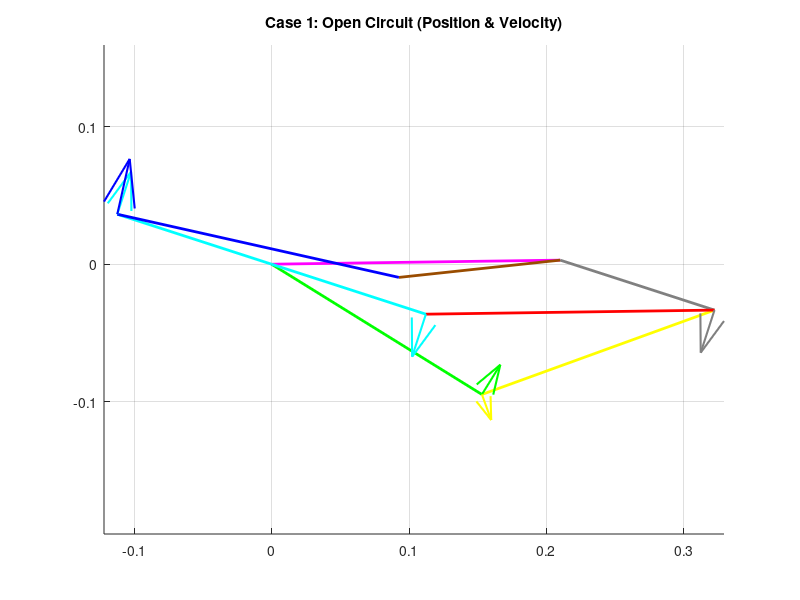
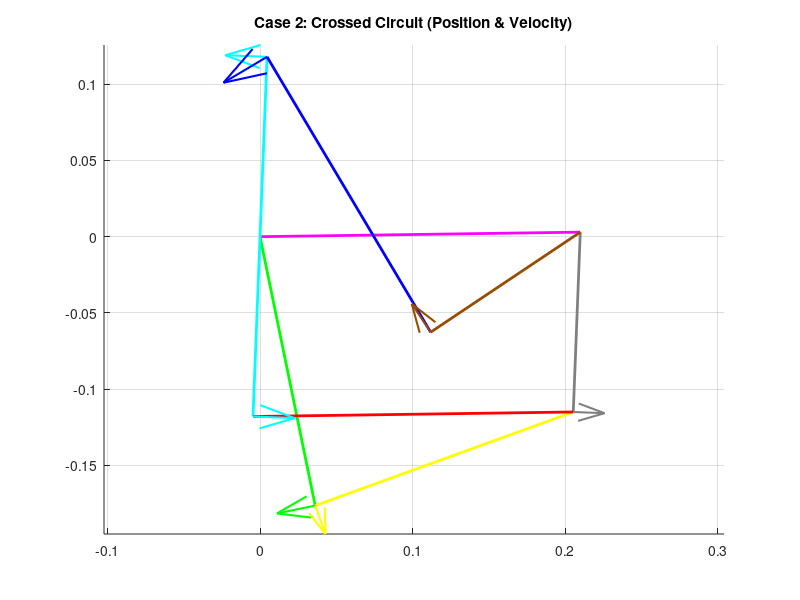

Here is the MATLAB script that generated these plots, in order:
clear all
close all
clc

% ==========================================
% SECTION 1: PARAMETERS & INPUT
% ==========================================
L1 = 0.210; % Ground (Pink)
L2_Loop1 = 0.180; % Green
L3_Loop1 = 0.180; % Yellow
L4_Shared = 0.118; % Grey

L2_Loop2 = 0.118; % Cyan
L3_Loop2 = 0.210; % Red

L2_Loop3 = 0.118; % Cyan (Extended)
L3_Loop3 = 0.210; % Blue
L4_Loop3 = 0.118; % Brown

d = L1;
offset_deg = 0.81;
offset = deg2rad(offset_deg);

q3d_global = 19.94; 
q3 = deg2rad(q3d_global) - offset;

w_Yellow = -2.2; % Input Angular Velocity

% ==========================================
% SECTION 2: POSITION ANALYSIS
% ==========================================

% --- LOOP 1 ---
a = L2_Loop1; b = L3_Loop1; c = L4_Shared;
K1=d/b; K2=d/c; K3=(b^2-a^2+c^2+d^2)/(2*b*c); K4=d/a; K5=(c^2-d^2-b^2-a^2)/(2*b*a);
A=cos(q3)-K1-K2*cos(q3)+K3; B=-2*sin(q3); C=K1-(K2+1)*cos(q3)+K3;
D=cos(q3)-K1+K4*cos(q3)+K5; E=-2*sin(q3); F=K1+(K4-1)*cos(q3)+K5;

q4_L1_open = 2*atan((-B - sqrt(B^2 - 4*A*C))/(2*A));
q2_L1_open = 2*atan((-E - sqrt(E^2 - 4*D*F))/(2*D));
q4_L1_cross = 2*atan((-B + sqrt(B^2 - 4*A*C))/(2*A));
q2_L1_cross = 2*atan((-E + sqrt(E^2 - 4*D*F))/(2*D));

% --- LOOP 2 ---
a = L2_Loop2; b = L3_Loop2; c = L4_Shared;
K1_L2=d/c; K2_L2=d/a; K3_L2=(c^2-b^2+a^2+d^2)/(2*c*a); K4_L2=d/b; K5_L2=(a^2-d^2-c^2-b^2)/(2*c*b);

% Case 1 (Open)
q_in_1 = q4_L1_open;
A2_1=cos(q_in_1)-K1_L2-K2_L2*cos(q_in_1)+K3_L2; B2_1=-2*sin(q_in_1); C2_1=K1_L2-(K2_L2+1)*cos(q_in_1)+K3_L2;
D2_1=cos(q_in_1)-K1_L2+K4_L2*cos(q_in_1)+K5_L2; E2_1=-2*sin(q_in_1); F2_1=K1_L2+(K4_L2-1)*cos(q_in_1)+K5_L2;
q2_Cyan_1 = 2*atan((-B2_1 + sqrt(B2_1^2 - 4*A2_1*C2_1))/(2*A2_1)); 
q3_Red_1 = 2*atan((-E2_1 + sqrt(E2_1^2 - 4*D2_1*F2_1))/(2*D2_1));

% Case 2 (Crossed)
q_in_2 = q4_L1_cross;
A2_2=cos(q_in_2)-K1_L2-K2_L2*cos(q_in_2)+K3_L2; B2_2=-2*sin(q_in_2); C2_2=K1_L2-(K2_L2+1)*cos(q_in_2)+K3_L2;
D2_2=cos(q_in_2)-K1_L2+K4_L2*cos(q_in_2)+K5_L2; E2_2=-2*sin(q_in_2); F2_2=K1_L2+(K4_L2-1)*cos(q_in_2)+K5_L2;
q2_Cyan_2 = 2*atan((-B2_2 + sqrt(B2_2^2 - 4*A2_2*C2_2))/(2*A2_2)); 
q3_Red_2 = 2*atan((-E2_2 + sqrt(E2_2^2 - 4*D2_2*F2_2))/(2*D2_2));

% --- LOOP 3 ---
a = L2_Loop3; b = L3_Loop3; c = L4_Loop3;
K1_L3=d/a; K2_L3=d/c; K3_L3=(a^2-b^2+c^2+d^2)/(2*a*c); K4_L3=d/b; K5_L3=(c^2-d^2-a^2-b^2)/(2*a*b);

% Case 1 (Open)
q_in_3_1 = q2_Cyan_1 + pi;
A3_1=cos(q_in_3_1)-K1_L3-K2_L3*cos(q_in_3_1)+K3_L3; B3_1=-2*sin(q_in_3_1); C3_1=K1_L3-(K2_L3+1)*cos(q_in_3_1)+K3_L3;
D3_1=cos(q_in_3_1)-K1_L3+K4_L3*cos(q_in_3_1)+K5_L3; E3_1=-2*sin(q_in_3_1); F3_1=K1_L3+(K4_L3-1)*cos(q_in_3_1)+K5_L3;
q4_Brown_1 = 2*atan((-B3_1 + sqrt(B3_1^2 - 4*A3_1*C3_1))/(2*A3_1));
q3_Blue_1 = 2*atan((-E3_1 + sqrt(E3_1^2 - 4*D3_1*F3_1))/(2*D3_1));

% Case 2 (Crossed)
q_in_3_2 = q2_Cyan_2 + pi;
A3_2=cos(q_in_3_2)-K1_L3-K2_L3*cos(q_in_3_2)+K3_L3; B3_2=-2*sin(q_in_3_2); C3_2=K1_L3-(K2_L3+1)*cos(q_in_3_2)+K3_L3;
D3_2=cos(q_in_3_2)-K1_L3+K4_L3*cos(q_in_3_2)+K5_L3; E3_2=-2*sin(q_in_3_2); F3_2=K1_L3+(K4_L3-1)*cos(q_in_3_2)+K5_L3;
q4_Brown_2 = 2*atan((-B3_2 + sqrt(B3_2^2 - 4*A3_2*C3_2))/(2*A3_2));
q3_Blue_2 = 2*atan((-E3_2 + sqrt(E3_2^2 - 4*D3_2*F3_2))/(2*D3_2));

% --- DISPLAY ANGLES ---
disp('======================================');
disp('       POSITION RESULTS (Degrees)');
disp('======================================');
disp('--- CASE 1 (OPEN) ---');
disp(['  Green:  ', num2str(rad2deg(q2_L1_open)+offset_deg)]);
disp(['  Yellow: ', num2str(q3d_global)]);
disp(['  Grey:   ', num2str(rad2deg(q4_L1_open)+offset_deg)]);
disp(['  Cyan:   ', num2str(rad2deg(q2_Cyan_1)+offset_deg)]);
disp(['  Red:    ', num2str(rad2deg(q3_Red_1)+offset_deg)]);
disp(['  Blue:   ', num2str(rad2deg(q3_Blue_1)+offset_deg)]);
disp(['  Brown:  ', num2str(rad2deg(q4_Brown_1)+offset_deg)]);
disp(' ');
disp('--- CASE 2 (CROSSED) ---');
disp(['  Green:  ', num2str(rad2deg(q2_L1_cross)+offset_deg)]);
disp(['  Yellow: ', num2str(q3d_global)]);
disp(['  Grey:   ', num2str(rad2deg(q4_L1_cross)+offset_deg)]);
disp(['  Cyan:   ', num2str(rad2deg(q2_Cyan_2)+offset_deg)]);
disp(['  Red:    ', num2str(rad2deg(q3_Red_2)+offset_deg)]);
disp(['  Blue:   ', num2str(rad2deg(q3_Blue_2)+offset_deg)]);
disp(['  Brown:  ', num2str(rad2deg(q4_Brown_2)+offset_deg)]);
disp(' ');

% ==========================================
% SECTION 3: VELOCITY ANALYSIS
% ==========================================
% w_Yellow = -2.2

% --- Loop 1 ---
a=L2_Loop1; b=L3_Loop1; c=L4_Shared;
% Case 1
w_Grey_1 = (b * w_Yellow * sin(q3 - q2_L1_open)) / (c * sin(q4_L1_open - q2_L1_open));
w_Green_1 = (b * w_Yellow * sin(q4_L1_open - q3)) / (a * sin(q4_L1_open - q2_L1_open));
% Case 2
w_Grey_2 = (b * w_Yellow * sin(q3 - q2_L1_cross)) / (c * sin(q4_L1_cross - q2_L1_cross));
w_Green_2 = (b * w_Yellow * sin(q4_L1_cross - q3)) / (a * sin(q4_L1_cross - q2_L1_cross));

% --- Loop 2 ---
a=L2_Loop2; b=L3_Loop2; c=L4_Shared;
% Case 1
w_Cyan_1 = (c * w_Grey_1 * sin(q4_L1_open - q3_Red_1)) / (a * sin(q2_Cyan_1 - q3_Red_1));
w_Red_1 = (c * w_Grey_1 * sin(q4_L1_open - q2_Cyan_1)) / (b * sin(q3_Red_1 - q2_Cyan_1));
% Case 2
w_Cyan_2 = (c * w_Grey_2 * sin(q4_L1_cross - q3_Red_2)) / (a * sin(q2_Cyan_2 - q3_Red_2));
w_Red_2 = (c * w_Grey_2 * sin(q4_L1_cross - q2_Cyan_2)) / (b * sin(q3_Red_2 - q2_Cyan_2));

% --- Loop 3 ---
a=L2_Loop3; b=L3_Loop3; c=L4_Loop3;
% Case 1
w_Brown_1 = (a * w_Cyan_1 * sin(q_in_3_1 - q3_Blue_1)) / (c * sin(q4_Brown_1 - q3_Blue_1));
w_Blue_1 = (a * w_Cyan_1 * sin(q4_Brown_1 - q_in_3_1)) / (b * sin(q4_Brown_1 - q3_Blue_1));
% Case 2
w_Brown_2 = (a * w_Cyan_2 * sin(q_in_3_2 - q3_Blue_2)) / (c * sin(q4_Brown_2 - q3_Blue_2));
w_Blue_2 = (a * w_Cyan_2 * sin(q4_Brown_2 - q_in_3_2)) / (b * sin(q4_Brown_2 - q3_Blue_2));

% --- DISPLAY VELOCITIES ---
disp('======================================');
disp('       VELOCITY RESULTS (rad/s)');
disp('======================================');
disp('--- CASE 1 (OPEN) ---');
disp(['  w_Green: ', num2str(w_Green_1)]);
disp(['  w_Yellow (Input): ', num2str(w_Yellow)]);
disp(['  w_Grey:  ', num2str(w_Grey_1)]);
disp(['  w_Cyan:  ', num2str(w_Cyan_1)]);
disp(['  w_Red:   ', num2str(w_Red_1)]);
disp(['  w_Blue:  ', num2str(w_Blue_1)]);
disp(['  w_Brown: ', num2str(w_Brown_1)]);
disp(' ');
disp('--- CASE 2 (CROSSED) ---');
disp(['  w_Green: ', num2str(w_Green_2)]);
disp(['  w_Yellow (Input): ', num2str(w_Yellow)]);
disp(['  w_Grey:  ', num2str(w_Grey_2)]);
disp(['  w_Cyan:  ', num2str(w_Cyan_2)]);
disp(['  w_Red:   ', num2str(w_Red_2)]);
disp(['  w_Blue:  ', num2str(w_Blue_2)]);
disp(['  w_Brown: ', num2str(w_Brown_2)]);

% ==========================================
% SECTION 4: VECTORS & PLOTTING
% ==========================================
RO4O2 = L1*exp(1i*offset);
RO4O2x = real(RO4O2); RO4O2y = imag(RO4O2);

% --- CASE 1 (OPEN) ---
figure(1)
hold on; title('Case 1: Open Circuit (Position & Velocity)');

% 1. Create Position Vectors
R_Green = L2_Loop1*exp(1i*(q2_L1_open+offset));
R_Yellow = L3_Loop1*exp(1i*(q3+offset));
R_Grey = L4_Shared*exp(1i*(q4_L1_open+offset));
R_Cyan = L2_Loop2*exp(1i*(q2_Cyan_1+offset)); % at O2
R_Red = L3_Loop2*exp(1i*(q3_Red_1+offset));
R_Cyan_Up = L2_Loop3*exp(1i*(q_in_3_1+offset)); % at O2
R_Blue = L3_Loop3*exp(1i*(q3_Blue_1+offset));
R_Brown = L4_Loop3*exp(1i*(q4_Brown_1+offset));

% 2. Plot Mechanism (Position)
plot([0 RO4O2x], [0 RO4O2y], 'm-', 'LineWidth', 2); % Ground
plot([0 real(R_Green)], [0 imag(R_Green)], 'g-', 'LineWidth', 2); % Green
plot([real(R_Green) real(R_Grey)+RO4O2x], [imag(R_Green) imag(R_Grey)+RO4O2y], 'y-', 'LineWidth', 2); % Yellow
plot([RO4O2x real(R_Grey)+RO4O2x], [RO4O2y imag(R_Grey)+RO4O2y], 'Color', [0.5 0.5 0.5], 'LineWidth', 2); % Grey
plot([0 real(R_Cyan)], [0 imag(R_Cyan)], 'c-', 'LineWidth', 2); % Cyan
plot([real(R_Cyan) real(R_Grey)+RO4O2x], [imag(R_Cyan) imag(R_Grey)+RO4O2y], 'r-', 'LineWidth', 2); % Red
plot([0 real(R_Cyan_Up)], [0 imag(R_Cyan_Up)], 'c-', 'LineWidth', 2); % Cyan Up
plot([real(R_Cyan_Up) real(R_Brown)+RO4O2x], [imag(R_Cyan_Up) imag(R_Brown)+RO4O2y], 'b-', 'LineWidth', 2); % Blue
plot([RO4O2x real(R_Brown)+RO4O2x], [RO4O2y imag(R_Brown)+RO4O2y], 'Color', [0.6 0.3 0], 'LineWidth', 2); % Brown

% 3. Calculate Velocities (V = 1i * R * w)
V_Green = 1i * R_Green * w_Green_1;
V_Yellow_Rel = 1i * R_Yellow * w_Yellow;
V_Grey = 1i * R_Grey * w_Grey_1;
V_Cyan = 1i * R_Cyan * w_Cyan_1;
V_Cyan_Up = 1i * R_Cyan_Up * w_Cyan_1;
V_Brown = 1i * R_Brown * w_Brown_1;
V_Red_Rel = 1i * R_Red * w_Red_1; 
V_Blue_Rel = 1i * R_Blue * w_Blue_1; 

% 4. Plot Velocities
quiver(real(R_Green), imag(R_Green), real(V_Green)/40, imag(V_Green)/40, 0, 'Color', 'g', 'LineWidth', 1.5, 'MaxHeadSize', 0.5);
quiver(real(R_Green), imag(R_Green), real(V_Yellow_Rel)/20, imag(V_Yellow_Rel)/20, 0, 'Color', 'y', 'LineWidth', 1.5, 'MaxHeadSize', 0.5);
quiver(real(R_Grey)+RO4O2x, imag(R_Grey)+RO4O2y, real(V_Grey)/40, imag(V_Grey)/40, 0,'Color', [0.5 0.5 0.5], 'LineWidth', 1.5, 'MaxHeadSize', 0.5);
quiver(real(R_Cyan), imag(R_Cyan), real(V_Cyan)/40, imag(V_Cyan)/40, 0, 'c', 'LineWidth', 1.5, 'MaxHeadSize', 0.5);
quiver(real(R_Cyan_Up), imag(R_Cyan_Up), real(V_Cyan_Up)/40, imag(V_Cyan_Up)/40, 0, 'c', 'LineWidth', 1.5, 'MaxHeadSize', 0.5);
quiver(real(R_Cyan), imag(R_Cyan), real(V_Red_Rel)/40, imag(V_Red_Rel)/40, 0, 'r', 'LineWidth', 1.5, 'MaxHeadSize', 0.5);
quiver(real(R_Cyan_Up), imag(R_Cyan_Up), real(V_Blue_Rel)/40, imag(V_Blue_Rel)/40, 0, 'b', 'LineWidth', 1.5, 'MaxHeadSize', 0.5);

axis equal; grid on;

% --- CASE 2 (CROSSED) ---
figure(2)
hold on; title('Case 2: Crossed Circuit (Position & Velocity)');

% 1. Create Vectors
R_Green_2 = L2_Loop1*exp(1i*(q2_L1_cross+offset));
R_Yellow_2 = L3_Loop1*exp(1i*(q3+offset));
R_Grey_2 = L4_Shared*exp(1i*(q4_L1_cross+offset));
R_Cyan_2 = L2_Loop2*exp(1i*(q2_Cyan_2+offset)); % At O2
R_Red_2 = L3_Loop2*exp(1i*(q3_Red_2+offset));
R_Cyan_Up_2 = L2_Loop3*exp(1i*(q_in_3_2+offset)); % At O2
R_Blue_2 = L3_Loop3*exp(1i*(q3_Blue_2+offset));
R_Brown_2 = L4_Loop3*exp(1i*(q4_Brown_2+offset));

% 2. Plot Position
plot([0 RO4O2x], [0 RO4O2y], 'm-', 'LineWidth', 2);
plot([0 real(R_Green_2)], [0 imag(R_Green_2)], 'g-', 'LineWidth', 2);
plot([real(R_Green_2) real(R_Grey_2)+RO4O2x], [imag(R_Green_2) imag(R_Grey_2)+RO4O2y], 'y-', 'LineWidth', 2);
plot([RO4O2x real(R_Grey_2)+RO4O2x], [RO4O2y imag(R_Grey_2)+RO4O2y], 'Color', [0.5 0.5 0.5], 'LineWidth', 2);
plot([0 real(R_Cyan_2)], [0 imag(R_Cyan_2)], 'c-', 'LineWidth', 2);
plot([real(R_Cyan_2) real(R_Grey_2)+RO4O2x], [imag(R_Cyan_2) imag(R_Grey_2)+RO4O2y], 'r-', 'LineWidth', 2);
plot([0 real(R_Cyan_Up_2)], [0 imag(R_Cyan_Up_2)], 'c-', 'LineWidth', 2);
plot([real(R_Cyan_Up_2) real(R_Brown_2)+RO4O2x], [imag(R_Cyan_Up_2) imag(R_Brown_2)+RO4O2y], 'b-', 'LineWidth', 2);
plot([RO4O2x real(R_Brown_2)+RO4O2x], [RO4O2y imag(R_Brown_2)+RO4O2y], 'Color', [0.6 0.3 0], 'LineWidth', 2);

% 3. Calculate Velocities
V_Green_2 = 1i * R_Green_2 * w_Green_2;
V_Yellow_Rel_2 = 1i * R_Yellow_2 * w_Yellow;
V_Grey_2 = 1i * R_Grey_2 * w_Grey_2;
V_Cyan_2 = 1i * R_Cyan_2 * w_Cyan_2;
V_Cyan_Up_2 = 1i * R_Cyan_Up_2 * w_Cyan_2;
V_Brown_2 = 1i * R_Brown_2 * w_Brown_2;
V_Red_Rel_2 = 1i * R_Red_2 * w_Red_2;
V_Blue_Rel_2 = 1i * R_Blue_2 * w_Blue_2;

% 4. Plot Velocities
quiver(real(R_Green_2), imag(R_Green_2), real(V_Green_2)/60, imag(V_Green_2)/60, 0, 'g', 'LineWidth', 1.5, 'MaxHeadSize', 0.5);
quiver(real(R_Green_2), imag(R_Green_2), real(V_Yellow_Rel_2)/20, imag(V_Yellow_Rel_2)/20, 0, 'y', 'LineWidth', 1.5, 'MaxHeadSize', 0.5);
quiver(real(R_Grey_2)+RO4O2x, imag(R_Grey_2)+RO4O2y,real(V_Grey_2)/80, imag(V_Grey_2)/80,0, 'Color', [0.5 0.5 0.5], 'LineWidth', 1.5, 'MaxHeadSize', 0.5);
quiver(real(R_Cyan_2), imag(R_Cyan_2), real(V_Cyan_2)/60, imag(V_Cyan_2)/60, 0, 'c', 'LineWidth', 1.5, 'MaxHeadSize', 0.5);
quiver(real(R_Cyan_Up_2), imag(R_Cyan_Up_2), real(V_Cyan_Up_2)/60, imag(V_Cyan_Up_2)/60, 0, 'c', 'LineWidth', 1.5, 'MaxHeadSize', 0.5);
quiver(real(R_Brown_2)+RO4O2x, imag(R_Brown_2)+RO4O2y, real(V_Brown_2)/40, imag(V_Brown_2)/40, 0, 'Color', [0.6 0.3 0], 'LineWidth', 1.5, 'MaxHeadSize', 0.5);
quiver(real(R_Cyan_2), imag(R_Cyan_2), real(V_Red_Rel_2)/40, imag(V_Red_Rel_2)/40, 0, 'r', 'LineWidth', 1.5, 'MaxHeadSize', 0.5);
quiver(real(R_Cyan_Up_2), imag(R_Cyan_Up_2), real(V_Blue_Rel_2)/40, imag(V_Blue_Rel_2)/40, 0, 'b', 'LineWidth', 1.5, 'MaxHeadSize', 0.5);

axis equal; grid on;
